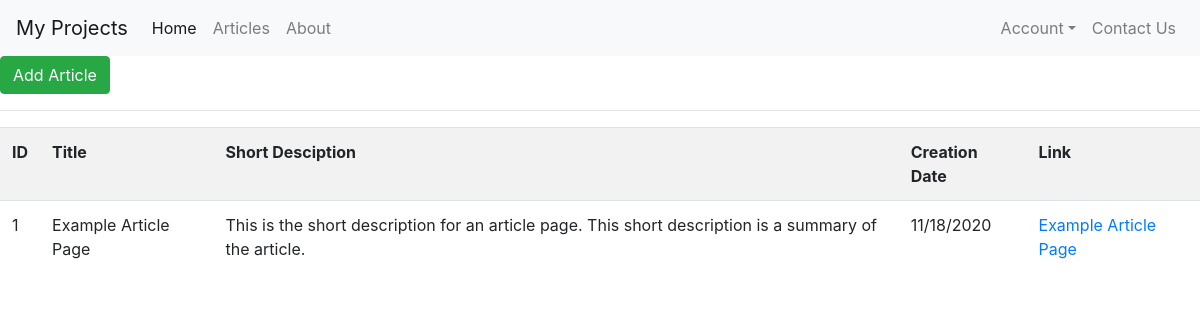
Page /articles/ (signed in) on the earlier database version.
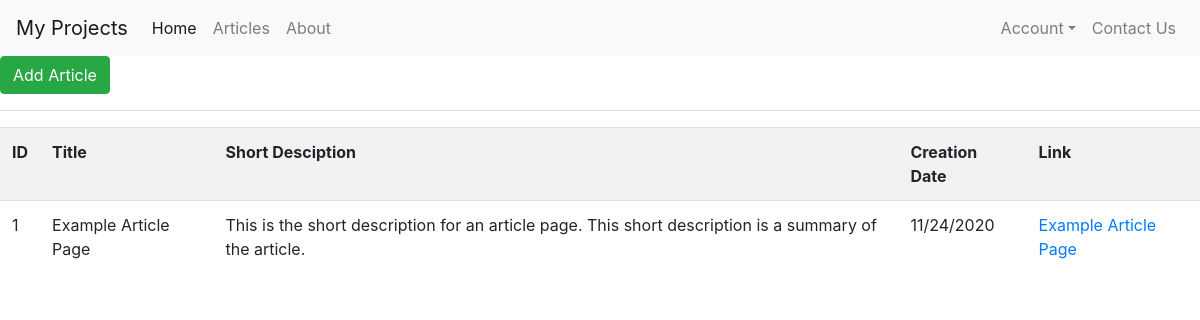
Same page on the later database version.
### main.py (models this page shows)
class Article(db.Model):
    id = db.Column("id", db.Integer, primary_key=True)
    title = db.Column("title", db.String(100))
    author = db.Column("author", db.String(100))
    create_date = db.Column(db.String(100))
    short_desc = db.Column("short_description", db.String(150))
    title_img = db.Column(db.String(500))
    body = db.Column("body", db.String(900))

### main.py (the view)
@app.route('/articles', methods=['GET', 'POST'])
@app.route('/articles/', methods=['GET', 'POST'])
@login_required
@roles_accepted('verified', 'unverified')
def article_home():
    try:
        articles = Article.query.all()
    except OperationalError:
        abort(400)
    return render_template("articles/articlepage.html", articles=articles)

### templates/public/articles/articlepage.html (shortened to what this page needs)
{% extends "layout.html" %} {% block title %} MyProjects | Articles {% endblock %} {% block css %}
<link rel="stylesheet" href="https://cdn.jsdelivr.net/npm/bootstrap@4.5.3/dist/css/bootstrap.min.css"> {% endblock %} {% block content %} {% include "web_util/_navbar.html" %}
<a class="btn btn-success" href="/articles/create_article">Add Article</a>
<hr>
<table class="table table-striped">
    <tr>
        <th>ID</th>
        <th>Title</th>
        <th>Short Desciption</th>
        <th>Creation Date</th>
        <th>Link</th>
    </tr>
    {% for article in articles %}
    <tr>
        <td>{{ article.id }}</td>
        <td>{{ article.title }}</td>
        <td>{{ article.short_desc }}</td>
        <td>{{ article.create_date }}</td>
        <td><a href="/articles/{{ article.id }}">{{ article.title }}</a></td>
    </tr>
    {% endfor %}
</table>
{% endblock %}

Differences in the rows shown:
changed Article "Example Article Page": create_date "11/18/2020" → "11/24/2020"
